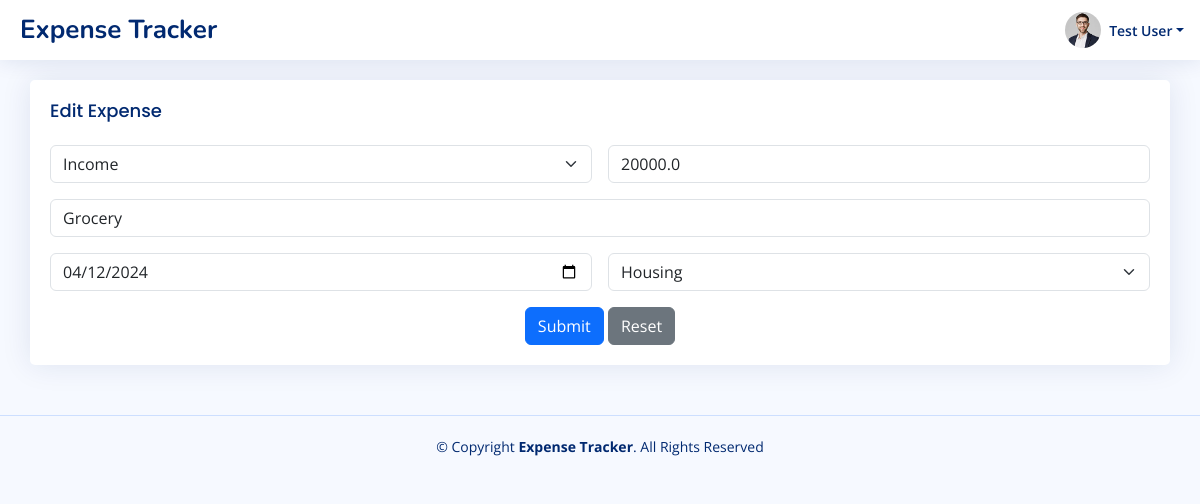
Page /edit-expense/3/ (signed in) on the committed database.
### app/models.py (models this page shows, shortened)
class User(AbstractBaseUser):
    email = models.EmailField(max_length=255, unique=True)
    is_active = models.BooleanField(default=True)
    is_admin = models.BooleanField(default=False)
    username = models.CharField(max_length=255, null=True, blank=True)
    name = models.CharField(max_length=255, null=True, blank=True)
    objects = UserManager()
    USERNAME_FIELD = 'email'
    REQUIRED_FIELDS = []
    @property
    def get_total_income(self):
        total_credit = self.incomeexpense_set.filter(
            type='income').aggregate(models.Sum('amount'))['amount__sum'] or 0
        total_debit = self.incomeexpense_set.filter(type='expense').aggregate(
            models.Sum('amount'))['amount__sum'] or 0
        return total_credit - total_debit
    @property
    def get_total_credit(self):
        total_credit = self.incomeexpense_set.filter(
            type='income').aggregate(models.Sum('amount'))['amount__sum'] or 0
        return total_credit
    @property
    def get_total_debit(self):
        total_debit = self.incomeexpense_set.filter(type='expense').aggregate(
            models.Sum('amount'))['amount__sum'] or 0
        return total_debit
    def __str__(self):
        return self.name

class IncomeExpense(models.Model):
    TYPE_CHOICES = (
        ('income', 'Income'),
        ('expense', 'Expense'),
    )
    user = models.ForeignKey(User, on_delete=models.CASCADE)
    amount = models.FloatField()
    description = models.TextField()
    date = models.DateField()
    category = models.CharField(max_length=255)
    created_at = models.DateTimeField(auto_now_add=True)
    updated_at = models.DateTimeField(auto_now=True)
    type = models.CharField(max_length=255, choices=TYPE_CHOICES)

### app/views.py (the view, shortened to what this page needs)
# urls.py: path('edit-expense/<expense_id>/', views.edit_expense, name='edit_expense'),
@login_required
def edit_expense(request, expense_id):
    expense = IncomeExpense.objects.get(id=expense_id)
    return render(request, 'app/edit.html', {'expense': expense})

### app/context_processors.py (called while the page is built, shortened)
def context_variables(request):
    if request.user.is_authenticated:
        user = request.user
        return {
            'user': user,
            'total_credit': user.get_total_credit or 0,
            'total_debit': user.get_total_debit or 0,
            'total': user.get_total_income or 0
        }

### templates/app/edit.html (shortened to what this page needs)
{% extends "base/__base.html" %}
{% block content %}
<div class="row">
    <div class="col-12">
        <div class="card">
            <div class="card-body">
              <h5 class="card-title">Edit Expense</h5>
              <form class="row g-3" method="POST">
                <div class="col-md-6">
                <select id="type" class="form-select" name="type">
                    <option value="income"  {% if expense.type == 'income' %}selected{% endif %}>Income</option>
                </select>
                </div>
                <div class="col-md-6">
                  <input type="number" class="form-control" placeholder="Amount" name="amount" value={{expense.amount}}>
                </div>
                <div class="col-12">
                  <input type="text" class="form-control" placeholder="Description" name="description" value={{expense.description}}>
                </div>
                <div class="col-md-6">
                  <input type="date" class="form-control" placeholder="Date" name="date"  value="{{ expense.date|date:'Y-m-d' }}">
                </div>
                <div class="col-md-6">
                    <select id="category" class="form-select" name="category">
                        <option value="Housing" {% if expense.category == 'Housing' %}selected{% endif %}>Housing</option>
                    </select>
                </div>
                <div class="text-center">
                  <button type="submit" class="btn btn-primary">Submit</button>
                  <button type="reset" class="btn btn-secondary">Reset</button>
                </div>
              </form>
            </div>
          </div>
    </div>
</div>
{% endblock  %}

### templates/base/nav.html (shortened to what this page needs)
{% load static %}
<li class="nav-item dropdown pe-3">
  <a
    class="nav-link nav-profile d-flex align-items-center pe-0"
    href="#"
    data-bs-toggle="dropdown"
  >
    <img
      src="{% static 'assets/img/profile-img.jpg' %}"
      alt="Profile"
      class="rounded-circle"
    />
    <span class="d-none d-md-block dropdown-toggle ps-2">{{user}}</span> </a
  >
</li>

### static/assets/css/style.css (style rules this page uses)
:root { scroll-behavior: smooth; }
body { font-family: "Open Sans", sans-serif; background: #f6f9ff; color: #444444; }
a { color: #4154f1; text-decoration: none; }
h1, h2, h3, h4, h5, h6 { font-family: "Nunito", sans-serif; }
.card { margin-bottom: 30px; border: none; border-radius: 5px; box-shadow: 0px 0 30px rgba(1, 41, 112, 0.1); }
.card-title { padding: 20px 0 15px 0; font-size: 18px; font-weight: 500; color: #012970; font-family: "Poppins", sans-serif; }
.card-body { padding: 0 20px 20px 20px; }
.header-nav .nav-profile { color: #012970; }
.header-nav .nav-profile img { max-height: 36px; }
.header-nav .nav-profile span { font-size: 14px; font-weight: 600; }

### rows in the picture
User: name "Test User"
IncomeExpense: type "Income", amount "20000.0", description "Grocery", date "04/12/2024", category "Housing"
